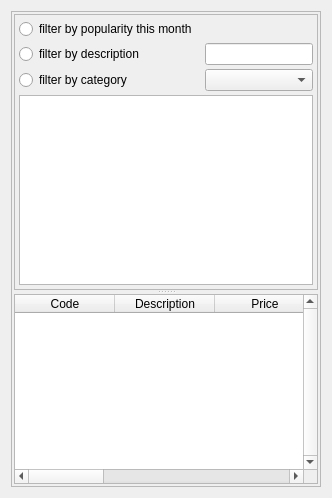
      <widget class="QWidget" name="page_Main">
       <layout class="QHBoxLayout">
        <item>
         <widget class="QFrame" name="frame">
          <property name="frameShape">
           <enum>QFrame::StyledPanel</enum>
          </property>
          <property name="frameShadow">
           <enum>QFrame::Raised</enum>
          </property>
          <layout class="QVBoxLayout" name="verticalLayout_11">
           <property name="spacing">
            <number>2</number>
           </property>
           <property name="margin">
            <number>2</number>
           </property>
           <item>
            <widget class="QSplitter" name="splitterGrid">
             <property name="orientation">
              <enum>Qt::Vertical</enum>
             </property>
             <widget class="QFrame" name="frameGridView">
              <property name="sizePolicy">
               <sizepolicy hsizetype="Expanding" vsizetype="Expanding">
                <horstretch>0</horstretch>
                <verstretch>0</verstretch>
               </sizepolicy>
              </property>
              <property name="frameShape">
               <enum>QFrame::StyledPanel</enum>
              </property>
              <property name="frameShadow">
               <enum>QFrame::Raised</enum>
              </property>
              <layout class="QGridLayout">
               <property name="margin">
                <number>4</number>
               </property>
               <property name="spacing">
                <number>4</number>
               </property>
               <item row="0" column="0">
                <widget class="QRadioButton" name="rbFilterByPopularity">
                 <property name="text">
                  <string>filter by popularity this month</string>
                 </property>
                </widget>
               </item>
               <item row="1" column="0">
                <widget class="QRadioButton" name="rbFilterByDesc">
                 <property name="text">
                  <string>filter by description</string>
                 </property>
                </widget>
               </item>
               <item row="1" column="2">
                <widget class="QLineEdit" name="editFilterByDesc"/>
               </item>
               <item row="2" column="0">
                <widget class="QRadioButton" name="rbFilterByCategory">
                 <property name="text">
                  <string>filter by category</string>
                 </property>
                </widget>
               </item>
               <item row="2" column="2">
                <widget class="QComboBox" name="comboFilterByCategory"/>
               </item>
               <item row="3" column="0" colspan="3">
                <widget class="QListView" name="listView"/>
               </item>
              </layout>
             </widget>
             <widget class="QTableWidget" name="tableWidget">
              <property name="enabled">
               <bool>true</bool>
              </property>
              <property name="sizePolicy">
               <sizepolicy hsizetype="Expanding" vsizetype="Expanding">
                <horstretch>0</horstretch>
                <verstretch>0</verstretch>
               </sizepolicy>
              </property>
              <property name="minimumSize">
               <size>
                <width>0</width>
                <height>150</height>
               </size>
              </property>
              <property name="focusPolicy">
               <enum>Qt::NoFocus</enum>
              </property>
              <property name="styleSheet">
               <string notr="true"/>
              </property>
              <property name="frameShape">
               <enum>QFrame::StyledPanel</enum>
              </property>
              <property name="verticalScrollBarPolicy">
               <enum>Qt::ScrollBarAlwaysOn</enum>
              </property>
              <property name="editTriggers">
               <set>QAbstractItemView::NoEditTriggers</set>
              </property>
              <property name="tabKeyNavigation">
               <bool>false</bool>
              </property>
              <property name="showDropIndicator" stdset="0">
               <bool>true</bool>
              </property>
              <property name="dragDropOverwriteMode">
               <bool>true</bool>
              </property>
              <property name="alternatingRowColors">
               <bool>false</bool>
              </property>
              <property name="selectionMode">
               <enum>QAbstractItemView::SingleSelection</enum>
              </property>
              <property name="selectionBehavior">
               <enum>QAbstractItemView::SelectRows</enum>
              </property>
              <property name="showGrid">
               <bool>false</bool>
              </property>
              <property name="cornerButtonEnabled">
               <bool>false</bool>
              </property>
              <column>
               <property name="text">
                <string>Code</string>
               </property>
              </column>
              <column>
               <property name="text">
                <string>Description</string>
               </property>
              </column>
              <column>
               <property name="text">
                <string>Price</string>
               </property>
              </column>
              <column>
               <property name="text">
                <string>Qty</string>
               </property>
              </column>
              <column>
               <property name="text">
                <string>Units</string>
               </property>
              </column>
              <column>
               <property name="text">
                <string>Discount</string>
               </property>
              </column>
              <column>
               <property name="text">
                <string>Total</string>
               </property>
              </column>
             </widget>
            </widget>
           </item>
          </layout>
         </widget>
        </item>
       </layout>
      </widget>
